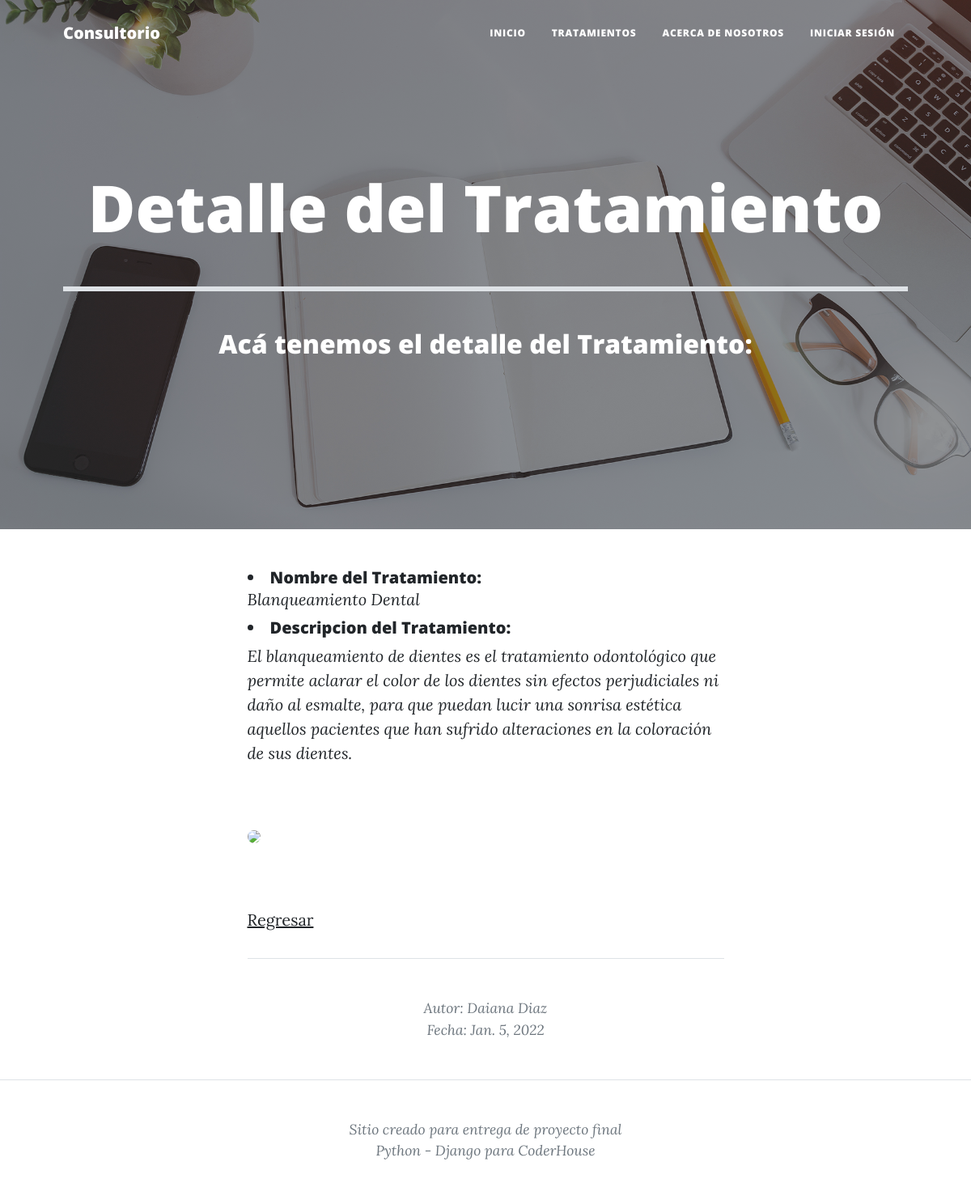
Page /pages/4 on the committed database.
### paginas/models.py (models this page shows)
class TratamientoOdontologico(models.Model):
    tratamiento = models.CharField(max_length=40)
    contenido = models.CharField(max_length=400)
    autor = models.CharField(max_length=40)
    fecha = models.DateField()

### paginas/views.py (the view)
# urls.py: re_path(r'^(?P<pk>\d+)$', views.TratamientosOdontologicosDetalle.as_view(), name='detalleTratamientos'),
class TratamientosOdontologicosDetalle(DetailView):
    model = TratamientoOdontologico
    template_name = "paginas/detalleTratamientos.html"

### paginas/templates/paginas/detalleTratamientos.html (shortened to what this page needs)
{% extends "paginas/padre.html" %}
{% load static %}
        {% block titulo %}
            <h1 class="mb-1">Detalle del Tratamiento</h1>
            <br>
            <hr size="8px" color="black" />
            <br>
            <h2>Acá tenemos el detalle del Tratamiento:</h2>
        {% endblock %}
        {% block contenido %}
          <h5 class="my-0 py-0"><li>Nombre del Tratamiento:</li></h5>  <i> {{ tratamientoodontologico.tratamiento }}</i>
          <h5 class="my-2"><li>Descripcion del Tratamiento:</li></h5>  <i> {{ tratamientoodontologico.contenido }}</i></p>
          {% if tratamientoodontologico.tratamiento == "Blanqueamiento Dental" %}
          <div class="col-4">
            <img class="img-fluid rounded-circle py-5" src="https://www.clinicadentallarranaga.com/wp-content/uploads/tipos-de-blanqueamiento-dental1-1080x675.jpg" />
          </div>
          {% endif %}
          <p>
            <a href="{% url 'listaTratamientos' %}">Regresar</a>
          </p>
          <footer class="border-top">
            <div class="container px-4 px-lg-5">
                <div class="row gx-4 gx-lg-5 justify-content-center">
                    <div class="col-md-10 col-lg-8 col-xl-7">
                        <div class="small text-center text-muted fst-italic">Autor: {{ tratamientoodontologico.autor }} <br> Fecha: {{ tratamientoodontologico.fecha }}</div>
                    </div>
                </div>
            </div>
        </footer>
        {% endblock %}

### rows in the picture
TratamientoOdontologico: tratamiento "Blanqueamiento Dental", contenido "El blanqueamiento de dientes es el tratamiento odontológico que permite aclarar el color de los dientes sin efectos perjudiciales ni daño al esmalte, para que puedan lucir una sonrisa estética aquellos pacientes que han sufrido alteraciones en la coloración de sus dientes.", autor "Daiana Diaz", fecha "Jan. 5, 2022"
